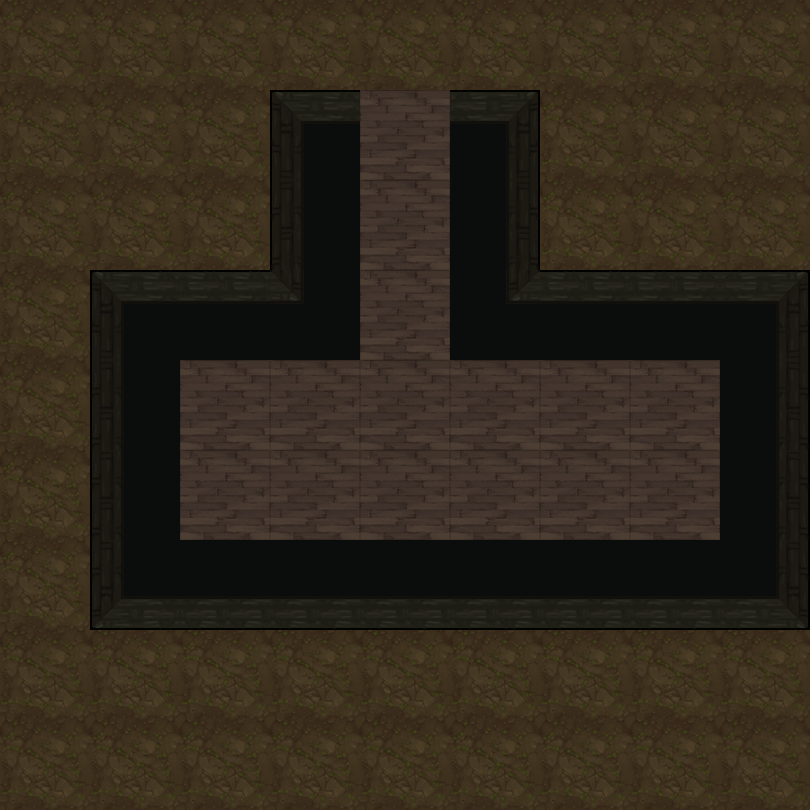

This is a level from a 2D game, rendered from its Tiled map with the project's own tilesets. A one-line summary and the map file follow, with tile-layer data summarised:
An orthogonal 9x9 tile map with 90x90 px tiles, 2 tile layers (地形, 障碍) and 18 objects (12x map, 4x spring, bed, door).

<map version="1.5" tiledversion="1.7.2" orientation="orthogonal" renderorder="right-down" width="9" height="9" tilewidth="90" tileheight="90" infinite="0" nextlayerid="4" nextobjectid="24">
 <tileset firstgid="1" name="2" tilewidth="90" tileheight="90" tilecount="100" columns="10">
  <image source="4.png" trans="ff00ff" width="900" height="900" />
 </tileset>
 <layer id="1" name="地形" width="9" height="9">
  <data>[81 cells, 81 non-empty, 2 distinct tile ids]</data>
 </layer>
 <layer id="2" name="障碍" width="9" height="9">
  <data>[81 cells, 23 non-empty, 10 distinct tile ids]</data>
 </layer>
 <objectgroup id="3" name="对象">
  <object id="2" name="bed" x="360" y="450" width="90" height="90" />
  <object id="3" name="map" x="630" y="360" width="90" height="90" />
  <object id="4" name="map" x="270" y="360" width="90" height="90" />
  <object id="5" name="map" x="360" y="360" width="90" height="90" />
  <object id="7" name="map" x="180" y="360" width="90" height="90" />
  <object id="9" name="map" x="540" y="450" width="90" height="90" />
  <object id="10" name="map" x="450" y="360" width="90" height="90" />
  <object id="11" name="map" x="540" y="360" width="90" height="90" />
  <object id="12" name="map" x="630" y="450" width="90" height="90" />
  <object id="15" name="map" x="450" y="450" width="90" height="90" />
  <object id="16" name="map" x="270" y="450" width="90" height="90" />
  <object id="17" name="map" x="360" y="180" width="90" height="90">
   <properties>
    <property name="weapon" type="int" value="1" />
   </properties>
  </object>
  <object id="18" name="map" x="360" y="270" width="90" height="90">
   <properties>
    <property name="weapon" type="int" value="2" />
   </properties>
  </object>
  <object id="19" name="spring" x="180" y="450" width="90" height="90">
   <properties>
    <property name="direction" value="3" />
   </properties>
  </object>
  <object id="20" name="spring" x="180" y="630" width="90" height="90">
   <properties>
    <property name="direction" value="4" />
   </properties>
  </object>
  <object id="21" name="door" x="360" y="90" width="90" height="90">
   <properties>
    <property name="LorR" type="int" value="1" />
    <property name="motion" type="int" value="4" />
    <property name="rotate" type="int" value="0" />
   </properties>
  </object>
  <object id="22" name="spring" x="0" y="630" width="90" height="90">
   <properties>
    <property name="direction" value="1" />
   </properties>
  </object>
  <object id="23" name="spring" x="0" y="450" width="90" height="90">
   <properties>
    <property name="direction" value="2" />
   </properties>
  </object>
 </objectgroup>
</map>
